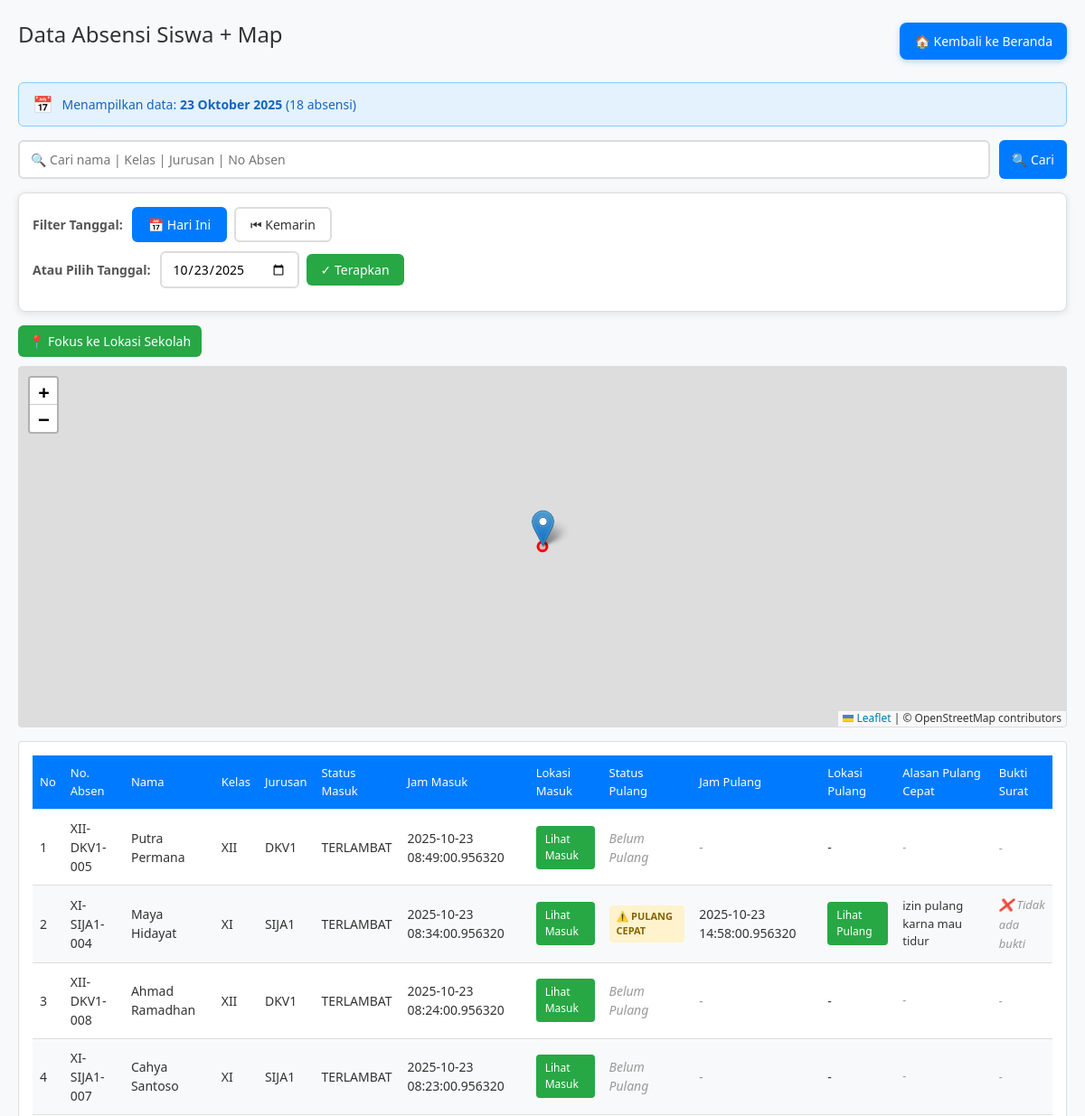
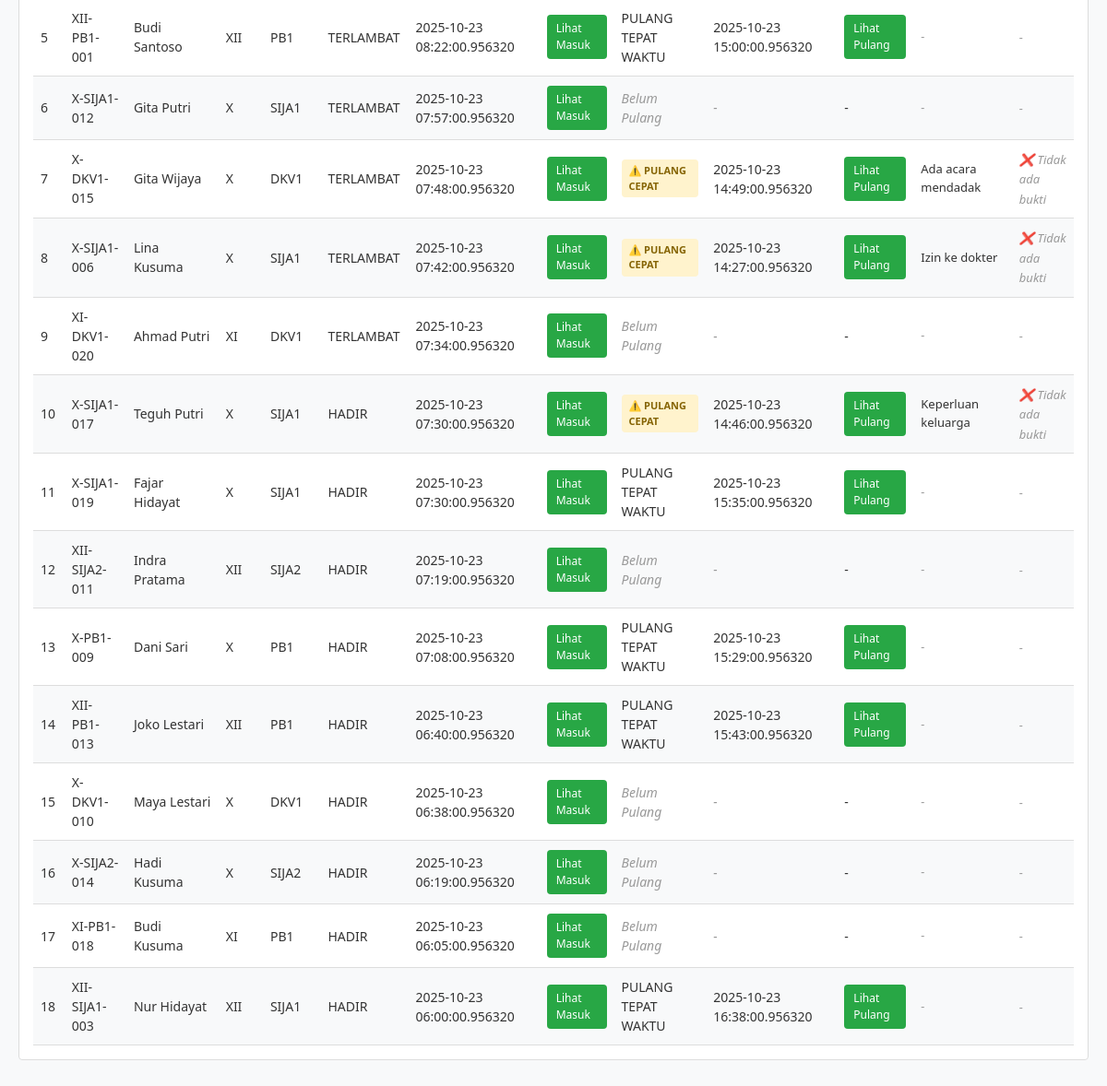
The page /admin/absensi_map (signed in) on the database its author committed (2 pictures, top to bottom).
### tables this page shows
CREATE TABLE absensi (
            id INTEGER PRIMARY KEY AUTOINCREMENT,
            siswa_id INTEGER,
            nama TEXT NOT NULL,
            kelas TEXT NOT NULL,
            jurusan TEXT NOT NULL,
            latitude REAL,
            longitude REAL,
            status TEXT NOT NULL,
            waktu TIMESTAMP DEFAULT CURRENT_TIMESTAMP
        , waktu_pulang TIMESTAMP, status_pulang TEXT, latitude_pulang REAL, longitude_pulang REAL, bukti_surat TEXT, alasan_pulang TEXT);

### app.py (the view)
@app.route('/admin/absensi_map')
@login_required
def admin_absensi_map():
    search_query = request.args.get('q', '').strip()
    date_filter = request.args.get('date', '').strip()
    conn = sqlite3.connect(DB_NAME)
    cur = conn.cursor()
    if not date_filter:
        date_filter = (datetime.utcnow() + timedelta(hours=7)).strftime('%Y-%m-%d')
    if search_query:
        cur.execute("""
            SELECT
                a.nama, a.kelas, a.jurusan, a.status, a.waktu,
                a.latitude, a.longitude,
                a.status_pulang, a.waktu_pulang,
                a.latitude_pulang, a.longitude_pulang,
                COALESCE(s.nomor_absen, '-') AS nomor_absen,
                a.alasan_pulang,
                a.bukti_surat
            FROM absensi a
            LEFT JOIN siswa s ON a.siswa_id = s.id
            WHERE DATE(a.waktu) = ?
              AND (
                  a.nama LIKE ? OR
                  a.kelas LIKE ? OR
                  a.jurusan LIKE ? OR
                  s.nomor_absen LIKE ?
              )
            ORDER BY a.waktu DESC
        """, (date_filter, f"%{search_query}%", f"%{search_query}%", f"%{search_query}%", f"%{search_query}%"))
    else:
        cur.execute("""
            SELECT
                a.nama, a.kelas, a.jurusan, a.status, a.waktu,
                a.latitude, a.longitude,
                a.status_pulang, a.waktu_pulang,
                a.latitude_pulang, a.longitude_pulang,
                COALESCE(s.nomor_absen, '-') AS nomor_absen,
                a.alasan_pulang,
                a.bukti_surat
            FROM absensi a
            LEFT JOIN siswa s ON a.siswa_id = s.id
            WHERE DATE(a.waktu) = ?
            ORDER BY a.waktu DESC
        """, (date_filter,))
    absensi = cur.fetchall()
    conn.close()
    total_absensi = len(absensi)
    try:
        date_obj = datetime.strptime(date_filter, '%Y-%m-%d')
        formatted_date = date_obj.strftime('%d %B %Y')
        bulan_id = {
            'January': 'Januari', 'February': 'Februari', 'March': 'Maret',
            'April': 'April', 'May': 'Mei', 'June': 'Juni',
            'July': 'Juli', 'August': 'Agustus', 'September': 'September',
            'October': 'Oktober', 'November': 'November', 'December': 'Desember'
        }
        for eng, ind in bulan_id.items():
            formatted_date = formatted_date.replace(eng, ind)
    except:
        formatted_date = date_filter
    return render_template(
        'admin/absensi_map.html',
        absensi=absensi,
        search_query=search_query,
        date_filter=date_filter,
        formatted_date=formatted_date,
        total_absensi=total_absensi,
        SCHOOL_LAT=SCHOOL_LAT,
        SCHOOL_LNG=SCHOOL_LNG,
        RADIUS=RADIUS
    )

### app.py (called while the page is built)
def login_required(f):
    from functools import wraps
    @wraps(f)
    def decorated_function(*args, **kwargs):
        if 'admin_logged_in' not in session:
            return redirect(url_for('admin_login'))
        return f(*args, **kwargs)
    return decorated_function

### templates/admin/absensi_map.html (shortened to what this page needs)
<!DOCTYPE html>
<html lang="id">
<head>
  <link rel="stylesheet" href="https://unpkg.com/leaflet/dist/leaflet.css" />
  <link rel="stylesheet" href="https://unpkg.com/leaflet.markercluster/dist/MarkerCluster.css" />
  <link rel="stylesheet" href="https://unpkg.com/leaflet.markercluster/dist/MarkerCluster.Default.css" />
</head>
<body>
  <div class="main-container">
    <div class="header-section">
      <h2>Data Absensi Siswa + Map</h2>
      <a href="{{ url_for('admin_index') }}" class="back-btn">🏠 Kembali ke Beranda</a>
    </div>
    <div class="info-badge">
      <span class="badge-icon">📅</span>
      <span>Menampilkan data: <strong>{{ formatted_date }}</strong> ({{ total_absensi }} absensi)</span>
    </div>
    <div class="search-container">
      <form method="get" action="{{ url_for('admin_absensi_map') }}" id="searchForm">
        <input type="text" name="q" autocomplete="off" value="{{ search_query or '' }}"
               placeholder="🔍 Cari nama | Kelas | Jurusan | No Absen"
               aria-label="Cari data absensi">
        <button type="submit">🔍 Cari</button>
      </form>
    </div>
    <div class="filter-section">
      <div class="filter-row">
        <span class="filter-label">Filter Tanggal:</span>
        <div class="date-filters">
          <button class="date-btn" onclick="filterToday()" id="todayBtn">📅 Hari Ini</button>
          <button class="date-btn" onclick="filterYesterday()" id="yesterdayBtn">⏮ Kemarin</button>
        </div>
      </div>
      <div class="filter-row">
        <span class="filter-label">Atau Pilih Tanggal:</span>
        <div class="date-picker-container">
          <input type="date" id="customDate" value="{{ date_filter }}">
          <button class="apply-date-btn" onclick="applyCustomDate()">✓ Terapkan</button>
        </div>
      </div>
    </div>
    <div class="map-controls">
      <button class="reset-school-btn" onclick="resetToSchool()">📍 Fokus ke Lokasi Sekolah</button>
    </div>
    <div id="map"></div>
    <div class="table-container">
  <table>
    <thead>
      <tr>
        <th>No</th>
        <th>No. Absen</th>
        <th>Nama</th>
        <th>Kelas</th>
        <th>Jurusan</th>
        <th>Status Masuk</th>
        <th>Jam Masuk</th>
        <th>Lokasi Masuk</th>
        <th>Status Pulang</th>
        <th>Jam Pulang</th>
        <th>Lokasi Pulang</th>
        <th>Alasan Pulang Cepat</th>
        <th>Bukti Surat</th>
      </tr>
    </thead>
    <tbody>
      {% if absensi %}
        {% for a in absensi %}
        <tr>
          <td>{{ loop.index }}</td>
          <td>{{ a[11] }}</td>
          <td>{{ a[0] }}</td>
          <td>{{ a[1] }}</td>
          <td>{{ a[2] }}</td>
          <td>{{ a[3] }}</td>
          <td>{{ a[4] }}</td>
          <td>
            {% if a[5] and a[6] %}
            <a class="button" href="#"
            onclick="focusMarkerLatLng({{ a[5] }}, {{ a[6] }}, '{{ a[0] }}', '{{ a[1] }} - {{ a[2] }}', '{{ a[3] }}', 'MASUK'); return false;">
            Lihat Masuk
            </a>
            {% else %}
            -
            {% endif %}
          </td>
          <td>
            {% if a[7] %}
              {% if a[7] == 'PULANG CEPAT' %}
                <span class="badge-pulang-cepat">⚠️ {{ a[7] }}</span>
              {% else %}
                {{ a[7] }}
              {% endif %}
            {% else %}
              <span class="status-pending">Belum Pulang</span>
            {% endif %}
          </td>
          <td>
            {% if a[8] %}
              {{ a[8] }}
            {% else %}
              <span class="status-pending">-</span>
            {% endif %}
          </td>
          <td>
            {% if a[9] and a[10] %}
            <a class="button" href="#"
            onclick="focusMarkerLatLng({{ a[9] }}, {{ a[10] }}, '{{ a[0] }}', '{{ a[1] }} - {{ a[2] }}', '{{ a[7] }}', 'PULANG'); return false;">
            Lihat Pulang
          </a>
          {% else %}
              -
            {% endif %}
          </td>
          <td style="max-width: 200px; font-size: 13px;">
            {% if a[12] %}
              {{ a[12] }}
            {% else %}
              <span class="no-bukti">-</span>
            {% endif %}
          </td>
          <td>
            {% if a[13] %}
              <img src="{{ url_for('serve_bukti_surat', filename=a[13]) }}"
                   class="bukti-preview"
                   onclick="openImageModal('{{ url_for('serve_bukti_surat', filename=a[13]) }}', '{{ a[0] }}', '{{ a[1] }} - {{ a[2] }}')"
                   alt="Bukti Surat"
                   title="Klik untuk memperbesar">
            {% else %}
              {% if a[7] == 'PULANG CEPAT' %}
                <span class="no-bukti">❌ Tidak ada bukti</span>
              {% else %}
                <span class="no-bukti">-</span>
              {% endif %}
            {% endif %}
          </td>
        </tr>
        {% endfor %}
      {% else %}
        <tr>
          <td colspan="13" style="text-align:center; color:#999; padding:20px;">
            📭 Tidak ada data absensi untuk tanggal ini
          </td>
        </tr>
      {% endif %}
    </tbody>
  </table>
</div>
  </div>
</body>
</html>

### templates/admin/absensi_map.html (style rules this page uses)
* { margin: 0; padding: 0; box-sizing: border-box; font-family: 'Segoe UI', Tahoma, Geneva, Verdana, sans-serif; }
body { background: #f8f9fa; color: #333; line-height: 1.5; padding: 0; }
.main-container { max-width: 1200px; margin: 0 auto; padding: 20px; }
h2 { text-align: center; margin-bottom: 15px; font-size: 1.5rem; font-weight: 500; color: #333; }
.filter-section { background: #fff; padding: 15px; border-radius: 8px; margin-bottom: 15px; box-shadow: 0 2px 8px rgba(0,0,0,0.1); border: 1px solid #ddd; }
.filter-row { display: flex; gap: 10px; align-items: center; flex-wrap: wrap; margin-bottom: 10px; }
.filter-label { font-weight: 600; color: #555; font-size: 14px; }
.date-filters { display: flex; gap: 8px; flex-wrap: wrap; }
.date-btn { padding: 8px 16px; border: 2px solid #ddd; border-radius: 6px; background: white; color: #333; cursor: pointer; font-size: 14px; font-weight: 500; transition: all 0.2s ease; }
.date-btn.active { border-color: #007bff; background: #007bff; color: white; }
.date-picker-container { display: flex; gap: 8px; align-items: center; }
input[type="date"] { padding: 8px 12px; border: 2px solid #ddd; border-radius: 6px; font-size: 14px; transition: border-color 0.2s ease; }
.apply-date-btn { padding: 8px 16px; background: #28a745; color: white; border: none; border-radius: 6px; cursor: pointer; font-size: 14px; font-weight: 500; transition: background 0.2s ease; }
.info-badge { background: #e3f2fd; border: 1px solid #90caf9; border-radius: 6px; padding: 10px 15px; margin-bottom: 15px; display: flex; align-items: center; gap: 10px; font-size: 14px; color: #1565c0; font-weight: 500; }
.info-badge .badge-icon { font-size: 18px; }
.search-container { display: flex; align-items: center; gap: 10px; margin-bottom: 15px; flex-wrap: wrap; }
.search-container form { display: flex; gap: 10px; flex: 1; min-width: 300px; }
.search-container input[type="text"] { flex: 1; min-width: 250px; padding: 10px 12px; border: 2px solid #ddd; border-radius: 6px; font-size: 14px; transition: border-color 0.2s ease, box-shadow 0.2s ease; outline: none; }
.search-container button { padding: 10px 14px; background: #007bff; color: #fff; border: none; border-radius: 6px; cursor: pointer; font-size: 14px; font-weight: 500; display: flex; align-items: center; gap: 5px; transition: background 0.2s ease; white-space: nowrap; }
.header-section { display: flex; justify-content: space-between; align-items: center; margin-bottom: 20px; flex-wrap: wrap; }
.back-btn { background: #007bff; color: white; text-decoration: none; border-radius: 8px; padding: 10px 16px; font-size: 14px; font-weight: 500; transition: background 0.3s ease, transform 0.2s ease; box-shadow: 0 2px 6px rgba(0, 123, 255, 0.3); }
.map-controls { display: flex; gap: 10px; margin-bottom: 10px; flex-wrap: wrap; }
.reset-school-btn { padding: 8px 12px; background: #28a745; color: #fff; border: none; border-radius: 6px; cursor: pointer; font-size: 14px; font-weight: 500; display: flex; align-items: center; gap: 5px; transition: background 0.2s ease; white-space: nowrap; }
#map { height: 400px; width: 100%; margin-bottom: 15px; border: 1px solid #ddd; border-radius: 4px; }
.table-container { background: #fff; padding: 15px; border: 1px solid #ddd; border-radius: 4px; overflow-x: auto; margin-bottom: 20px; }
table { width: 100%; border-collapse: collapse; min-width: 800px; }
th, td { padding: 10px 8px; border-bottom: 1px solid #ddd; text-align: left; font-size: 14px; }
th { background: #007bff; color: white; font-weight: 500; font-size: 13px; }
tr:nth-child(even) { background: #f8f9fa; }
.button { display: inline-block; color: #fff; background: #28a745; padding: 6px 10px; border-radius: 4px; text-decoration: none; font-size: 12px; font-weight: 500; }
.status-pending { color: #999; font-style: italic; }
.no-bukti { color: #999; font-style: italic; font-size: 13px; }
.badge-pulang-cepat { background: #fff3cd; color: #856404; padding: 4px 8px; border-radius: 4px; font-size: 11px; font-weight: 600; display: inline-block; }

### rows shown on the page
absensi: a "XII-DKV1-005", nama "Putra Permana", kelas "XII", jurusan "DKV1", status "TERLAMBAT", waktu "2025-10-23 08:49:00.956320", shows "Belum Pulang"
absensi: a "XI-SIJA1-004", nama "Maya Hidayat", kelas "XI", jurusan "SIJA1", status "TERLAMBAT", waktu "2025-10-23 08:34:00.956320", status_pulang "PULANG CEPAT", waktu_pulang "2025-10-23 14:58:00.956320", alasan_pulang "izin pulang karna mau tidur", shows "❌ Tidak ada bukti"
absensi: a "XII-DKV1-008", nama "Ahmad Ramadhan", kelas "XII", jurusan "DKV1", status "TERLAMBAT", waktu "2025-10-23 08:24:00.956320", shows "Belum Pulang"
absensi: a "XI-SIJA1-007", nama "Cahya Santoso", kelas "XI", jurusan "SIJA1", status "TERLAMBAT", waktu "2025-10-23 08:23:00.956320", shows "Belum Pulang"
absensi: a "XII-PB1-001", nama "Budi Santoso", kelas "XII", jurusan "PB1", status "TERLAMBAT", waktu "2025-10-23 08:22:00.956320", status_pulang "PULANG TEPAT WAKTU", waktu_pulang "2025-10-23 15:00:00.956320"
absensi: a "X-SIJA1-012", nama "Gita Putri", kelas "X", jurusan "SIJA1", status "TERLAMBAT", waktu "2025-10-23 07:57:00.956320", shows "Belum Pulang"
absensi: a "X-DKV1-015", nama "Gita Wijaya", kelas "X", jurusan "DKV1", status "TERLAMBAT", waktu "2025-10-23 07:48:00.956320", status_pulang "PULANG CEPAT", waktu_pulang "2025-10-23 14:49:00.956320", alasan_pulang "Ada acara mendadak", shows "❌ Tidak ada bukti"
absensi: a "X-SIJA1-006", nama "Lina Kusuma", kelas "X", jurusan "SIJA1", status "TERLAMBAT", waktu "2025-10-23 07:42:00.956320", status_pulang "PULANG CEPAT", waktu_pulang "2025-10-23 14:27:00.956320", alasan_pulang "Izin ke dokter", shows "❌ Tidak ada bukti"
absensi: a "XI-DKV1-020", nama "Ahmad Putri", kelas "XI", jurusan "DKV1", status "TERLAMBAT", waktu "2025-10-23 07:34:00.956320", shows "Belum Pulang"
absensi: a "X-SIJA1-017", nama "Teguh Putri", kelas "X", jurusan "SIJA1", status "HADIR", waktu "2025-10-23 07:30:00.956320", status_pulang "PULANG CEPAT", waktu_pulang "2025-10-23 14:46:00.956320", alasan_pulang "Keperluan keluarga", shows "❌ Tidak ada bukti"
absensi: a "X-SIJA1-019", nama "Fajar Hidayat", kelas "X", jurusan "SIJA1", status "HADIR", waktu "2025-10-23 07:30:00.956320", status_pulang "PULANG TEPAT WAKTU", waktu_pulang "2025-10-23 15:35:00.956320"
absensi: a "XII-SIJA2-011", nama "Indra Pratama", kelas "XII", jurusan "SIJA2", status "HADIR", waktu "2025-10-23 07:19:00.956320", shows "Belum Pulang"
absensi: a "X-PB1-009", nama "Dani Sari", kelas "X", jurusan "PB1", status "HADIR", waktu "2025-10-23 07:08:00.956320", status_pulang "PULANG TEPAT WAKTU", waktu_pulang "2025-10-23 15:29:00.956320"
absensi: a "XII-PB1-013", nama "Joko Lestari", kelas "XII", jurusan "PB1", status "HADIR", waktu "2025-10-23 06:40:00.956320", status_pulang "PULANG TEPAT WAKTU", waktu_pulang "2025-10-23 15:43:00.956320"
absensi: a "X-DKV1-010", nama "Maya Lestari", kelas "X", jurusan "DKV1", status "HADIR", waktu "2025-10-23 06:38:00.956320", shows "Belum Pulang"
absensi: a "X-SIJA2-014", nama "Hadi Kusuma", kelas "X", jurusan "SIJA2", status "HADIR", waktu "2025-10-23 06:19:00.956320", shows "Belum Pulang"
absensi: a "XI-PB1-018", nama "Budi Kusuma", kelas "XI", jurusan "PB1", status "HADIR", waktu "2025-10-23 06:05:00.956320", shows "Belum Pulang"
absensi: a "XII-SIJA1-003", nama "Nur Hidayat", kelas "XII", jurusan "SIJA1", status "HADIR", waktu "2025-10-23 06:00:00.956320", status_pulang "PULANG TEPAT WAKTU", waktu_pulang "2025-10-23 16:38:00.956320"

### other values the page prints
{{ total_absensi }} "18"
